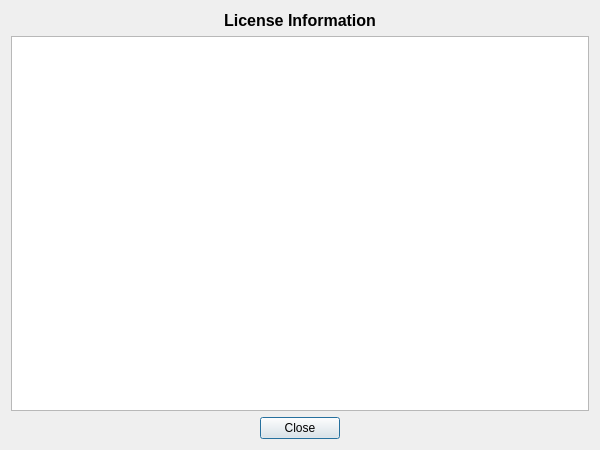
<?xml version="1.0" encoding="UTF-8"?>
<ui version="4.0">
 <class>LicenseWindow</class>
 <widget class="QDialog" name="LicenseWindow">
  <property name="geometry">
   <rect>
    <x>0</x>
    <y>0</y>
    <width>600</width>
    <height>450</height>
   </rect>
  </property>
  <property name="windowTitle">
   <string>License Information</string>
  </property>
  <property name="modal">
   <bool>true</bool>
  </property>
  <layout class="QVBoxLayout" name="verticalLayout">
   <item>
    <widget class="QLabel" name="lblTitle">
     <property name="font">
      <font>
       <pointsize>12</pointsize>
       <bold>true</bold>
      </font>
     </property>
     <property name="text">
      <string>License Information</string>
     </property>
     <property name="alignment">
      <set>Qt::AlignCenter</set>
     </property>
    </widget>
   </item>
   <item>
    <widget class="QTextBrowser" name="textLicense">
     <property name="readOnly">
      <bool>true</bool>
     </property>
    </widget>
   </item>
   <item>
    <widget class="QDialogButtonBox" name="buttonBox">
     <property name="orientation">
      <enum>Qt::Horizontal</enum>
     </property>
     <property name="standardButtons">
      <set>QDialogButtonBox::Close</set>
     </property>
     <property name="centerButtons">
      <bool>true</bool>
     </property>
    </widget>
   </item>
  </layout>
 </widget>
 <resources/>
 <connections>
  <connection>
   <sender>buttonBox</sender>
   <signal>accepted()</signal>
   <receiver>LicenseWindow</receiver>
   <slot>accept()</slot>
   <hints>
    <hint type="sourcelabel">
     <x>248</x>
     <y>254</y>
    </hint>
    <hint type="destinationlabel">
     <x>157</x>
     <y>274</y>
    </hint>
   </hints>
  </connection>
  <connection>
   <sender>buttonBox</sender>
   <signal>rejected()</signal>
   <receiver>LicenseWindow</receiver>
   <slot>reject()</slot>
   <hints>
    <hint type="sourcelabel">
     <x>316</x>
     <y>260</y>
    </hint>
    <hint type="destinationlabel">
     <x>286</x>
     <y>274</y>
    </hint>
   </hints>
  </connection>
 </connections>
</ui>
